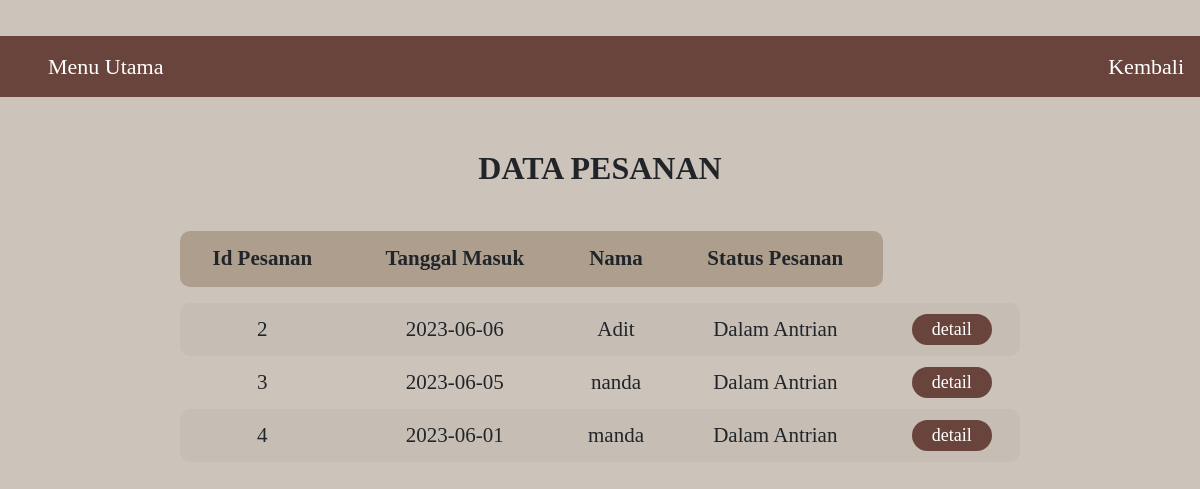
The app's page /ragiladmin/pesanan.php (signed in) with its own data.
### tables this page shows
CREATE TABLE `pesanan` (
  `id_pesanan` int(11) NOT NULL,
  `ket_tindakan` varchar(100) NOT NULL,
  `tgl_masuk` date NOT NULL,
  `tgl_ambil` date DEFAULT NULL,
  `status_pesanan` varchar(50) NOT NULL,
  `total_bayar` int(50) DEFAULT NULL,
  `status_bayar` varchar(20) DEFAULT NULL,
  `id_pelanggan` int(11) NOT NULL,
  `id_penjahit` int(11) NOT NULL
);

CREATE TABLE `pelanggan` (
  `id_pelanggan` int(11) NOT NULL,
  `nama_pelanggan` varchar(20) NOT NULL,
  `alamat` varchar(30) NOT NULL,
  `no_whatsapp` varchar(12) NOT NULL
);

### ragiladmin/pesanan.php (the view, shortened to what this page needs)
<!DOCTYPE html>
<html>
<head>
	<link href="https://cdn.jsdelivr.net/npm/bootstrap@5.2.1/dist/css/bootstrap.min.css" rel="stylesheet">
</head>
<body>
	<br>
	<ul>
  		<li><a href="menu.php">Menu Utama</a></li>
  		<li style="float: right"><a href="menu.php">Kembali</a></li>
	</ul>
	<center>
    	<br>
    	<h2 style="font-weight: bold">DATA PESANAN</h2>
    	<br>
    	<table>
    		<tr>
    			<th class="judul kiri">Id Pesanan</th>
    			<th class="judul">Tanggal Masuk</th>
    			<th class="judul">Nama</th>
    			<th class="judul kanan">Status Pesanan</th>
    			<th></th>
    		</tr>
    		<tr>
    			<td></td>
    			<td></td>
    			<td></td>
    			<td></td>
    			<td></td>
    		</tr>
    		<?php
			include('koneksi.php');
			$sql	= "SELECT * FROM pesanan, pelanggan WHERE pesanan.id_pelanggan = pelanggan.id_pelanggan";
			$query	= mysqli_query($connect, $sql);
			while ($data = mysqli_fetch_array($query)) {
			?>
    		<tr>
    			<td class="kiri"><?= $data['id_pesanan']; ?></td>
    			<td><?= $data['tgl_masuk']; ?></td>
    			<td><?= $data['nama_pelanggan']; ?></td>
    			<td><?= $data['status_pesanan']; ?></td>
    			<td class="kanan"><a href="detailpesanan.php?id=<?= $data['id_pesanan']; ?>"><button>detail</button></a></td>
    		</tr>
    		<?php } ?>
    	</table>
	</center>
</body>
</html>

### ragiladmin/pesanan.php (style rules this page uses)
body { font-family: perpetua; background-color: #ccc3ba; width: 100%; margin: auto; text-align: center; font-size: 24px; }
ul { overflow: hidden; background-color: #69443c; color: white; }
li { float: left; display: block; padding: 14px 16px; }
li a { font-size: 22px; display: block; color: white; text-decoration: none; }
table { width: 70%; font-size: 21px; border-collapse: collapse; }
th, td { text-align: center; padding: 8px; }
th { padding-top: 12px; padding-bottom: 12px; }
.judul { background-color: #ad9e8e; }
.kiri { border-radius: 10px 0px 0px 10px; }
.kanan { border-radius: 0px 10px 10px 0px; }
tr:nth-child(odd) { background-color: rgba(0,0,0,0.03); }
tr:nth-child(1) { background-color: rgba(0,0,0,0); }
button { width: 80px; padding: 2px 0; text-align: center; border: none; cursor: pointer; border-radius: 25px; margin: 3px 0px; color: white; font-family: perpetua; font-size: 18px; background-color: #69443c; }

### records on screen
pesanan: id_pesanan "2", tgl_masuk "2023-06-06", id_pelanggan.nama_pelanggan "Adit", status_pesanan "Dalam Antrian"
pesanan: id_pesanan "3", tgl_masuk "2023-06-05", id_pelanggan.nama_pelanggan "nanda", status_pesanan "Dalam Antrian"
pesanan: id_pesanan "4", tgl_masuk "2023-06-01", id_pelanggan.nama_pelanggan "manda", status_pesanan "Dalam Antrian"
